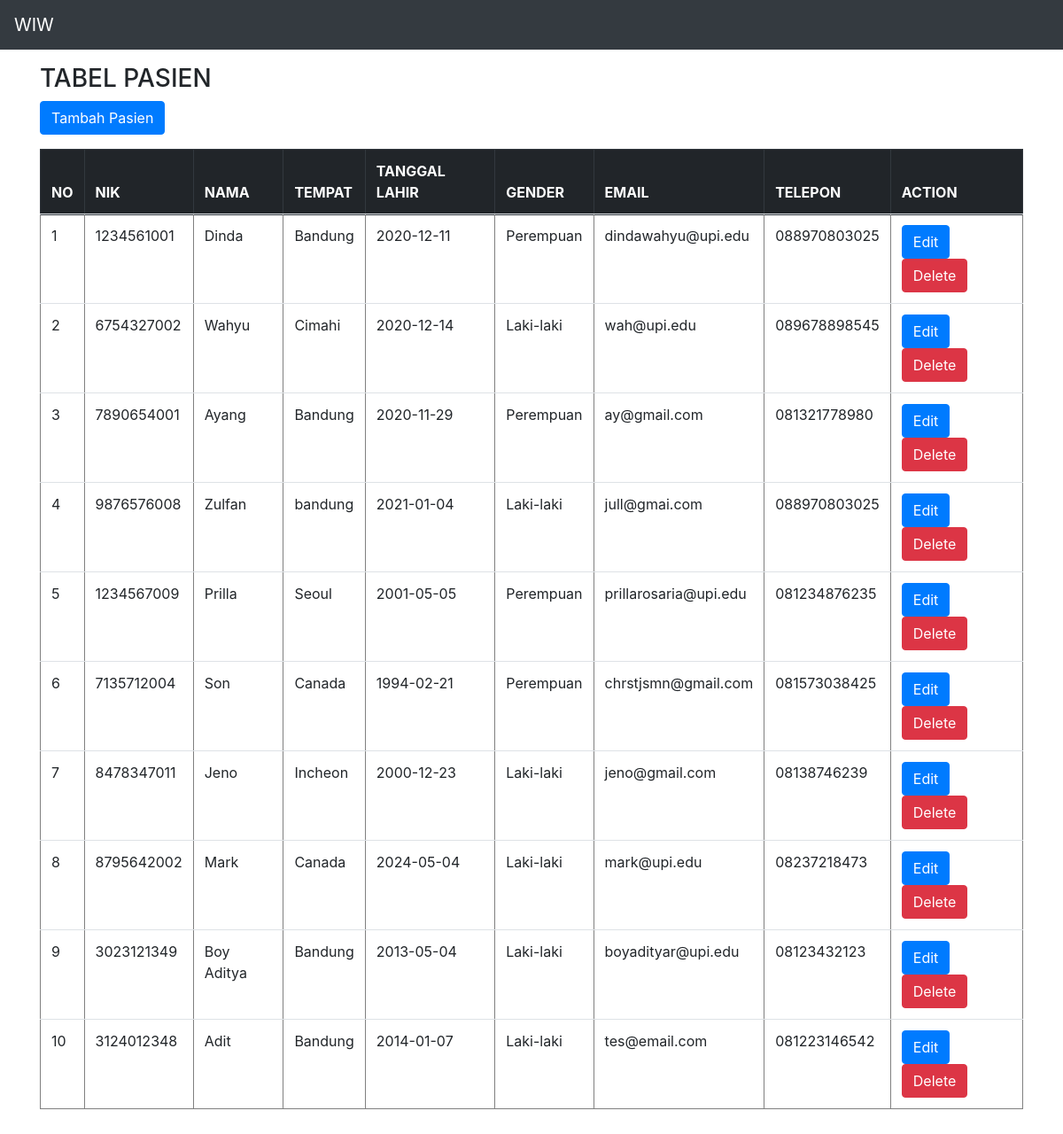
The app's page /source_code/index.php with its own data.
### tables this page shows
CREATE TABLE `pasien` (
  `id` int(11) NOT NULL,
  `nik` varchar(100) NOT NULL,
  `nama` varchar(100) NOT NULL,
  `tempat` varchar(100) NOT NULL,
  `tl` varchar(100) NOT NULL,
  `gender` varchar(10) NOT NULL,
  `email` varchar(100) NOT NULL,
  `telp` varchar(100) NOT NULL
);

### source_code/presenter/ProsesPasien.php (called while the page is built, shortened)
<?php
class ProsesPasien implements KontrakPresenter
{
	private $tabelpasien;
	private $data = [];
	function __construct()
	{
		try {
			$db_host = "localhost";
			$db_user = "root";
			$db_password = "";
			$db_name = "mvp_php";
			$this->tabelpasien = new TabelPasien($db_host, $db_user, $db_password, $db_name);
			$this->data = array();
		} catch (Exception $e) {
			echo "wiw error" . $e->getMessage();
		}
	}
	function prosesDataPasien()
	{
		try {
			$this->tabelpasien->open();
			$this->tabelpasien->getPasien();
			while ($row = $this->tabelpasien->getResult()) {
				$this->data[] = $row;
			}
		} catch (Exception $e) {
			echo "wiw error part 2" . $e->getMessage();
		}
	}
	function getId($i)
	{
		return $this->data[$i]['id'];
	}
	function getNik($i)
	{
		return $this->data[$i]['nik'];
	}
	function getNama($i)
	{
		return $this->data[$i]['nama'];
	}
	function getTempat($i)
	{
		return $this->data[$i]['tempat'];
	}
	function getTl($i)
	{
		return $this->data[$i]['tl'];
	}
	function getGender($i)
	{
		return $this->data[$i]['gender'];
	}
	function getEmail($i)
	{
		return $this->data[$i]['email'];
	}
	function getTelp($i)
	{
		return $this->data[$i]['telp'];
	}
	function getSize()
	{
		return sizeof($this->data);
	}
}

### source_code/index.php (called while the page is built, shortened)
<?php
include("model/Template.class.php");
include("model/DB.class.php");
include("view/ViewPasien.php");
$tp = new ViewPasien();
$data = $tp->index();

### source_code/model/DB.class.php (called while the page is built, shortened)
<?php
class DB
{
	var $db_host = '';
	var $db_user = '';
	var $db_password = '';
	var $db_name = '';
	var $db_link;
	function __construct($db_host = '', $db_user = '', $db_password = '', $db_name = '')
	{
		$this->db_host = $db_host;
		$this->db_user = $db_user;
		$this->db_password = $db_password;
		$this->db_name = $db_name;
	}
	function open()
	{
		$this->db_link = mysqli_connect($this->db_host, $this->db_user, $this->db_password, $this->db_name);
	}
	function execute($query = "")
	{
		$this->result = mysqli_query($this->db_link, $query);
		return $this->result;
	}
}

### source_code/model/TabelPasien.class.php (called while the page is built, shortened)
<?php
class TabelPasien extends DB
{
	function getPasien()
	{
		$query = "SELECT * FROM pasien";
		return $this->execute($query);
	}
}

### source_code/view/ViewPasien.php (the view, shortened to what this page needs)
<?php
include("presenter/ProsesPasien.php");
class ViewPasien implements KontrakView
{
	private $prosespasien;
	function __construct()
	{
		$this->prosespasien = new ProsesPasien();
	}
	function index()
	{
		$this->prosespasien->prosesDataPasien();
		$data = null;
		for ($i = 0; $i < $this->prosespasien->getSize(); $i++) {
			$no = $i + 1;
			$data .= "<tr>
			<td>" . $no . "</td>
			<td>" . $this->prosespasien->getNik($i) . "</td>
			<td>" . $this->prosespasien->getNama($i) . "</td>
			<td>" . $this->prosespasien->getTempat($i) . "</td>
			<td>" . $this->prosespasien->getTl($i) . "</td>
			<td>" . $this->prosespasien->getGender($i) . "</td>
			<td>" . $this->prosespasien->getEmail($i) . "</td>
			<td>" . $this->prosespasien->getTelp($i) . "</td>
			<td ><a class='btn btn-primary' href='edit.php?id=" . $this->prosespasien->getId($i) . "'>Edit</a>
			 	<a class='btn btn-danger'  href='delete.php?id=" . $this->prosespasien->getId($i) . "' onclick='return confirm(\"Apakah Anda yakin ingin menghapus pasien ini?\");'>Delete</a>
			</td>";
		}
	}
}

### source_code/model/Template.class.php (shortened to what this page needs)
<?php
class Template{
	var $content = '';
	function __construct($filename = ''){
		$this->content = implode('', @file($filename));
	}
	function clear(){
		$this->content = preg_replace("/DATA_[A-Z|_|0-9]+/", "", $this->content);
	}
	function write(){
		print $this->content;
	}
	function replace($old = '', $new = ''){
		if(is_int($new)){
			$value = sprintf("%d", $new);
		}elseif(is_float($new)){
			$value = sprintf("%f", $new);
		}elseif(is_array($new)){
			$value = '';
			foreach( $new as $item){
				$value .= $item. '';
			}
		}else{
			$value = $new;
		}
		$this->content = preg_replace("/$old/",  $value, $this->content);
	}
}

### records on screen
pasien: no "1", nik "1234561001", nama "Dinda", tempat "Bandung", tl "2020-12-11", gender "Perempuan", email "dindawahyu@upi.edu", telp "088970803025"
pasien: no "2", nik "6754327002", nama "Wahyu", tempat "Cimahi", tl "2020-12-14", gender "Laki-laki", email "wah@upi.edu", telp "089678898545"
pasien: no "3", nik "7890654001", nama "Ayang", tempat "Bandung", tl "2020-11-29", gender "Perempuan", email "ay@gmail.com", telp "081321778980"
pasien: no "4", nik "9876576008", nama "Zulfan", tempat "bandung", tl "2021-01-04", gender "Laki-laki", email "jull@gmai.com", telp "088970803025"
pasien: no "5", nik "1234567009", nama "Prilla", tempat "Seoul", tl "2001-05-05", gender "Perempuan", email "prillarosaria@upi.edu", telp "081234876235"
pasien: no "6", nik "7135712004", nama "Son", tempat "Canada", tl "1994-02-21", gender "Perempuan", email "chrstjsmn@gmail.com", telp "081573038425"
pasien: no "7", nik "8478347011", nama "Jeno", tempat "Incheon", tl "2000-12-23", gender "Laki-laki", email "jeno@gmail.com", telp "08138746239"
pasien: no "8", nik "8795642002", nama "Mark", tempat "Canada", tl "2024-05-04", gender "Laki-laki", email "mark@upi.edu", telp "08237218473"
pasien: no "9", nik "3023121349", nama "Boy Aditya", tempat "Bandung", tl "2013-05-04", gender "Laki-laki", email "boyadityar@upi.edu", telp "08123432123"
pasien: no "10", nik "3124012348", nama "Adit", tempat "Bandung", tl "2014-01-07", gender "Laki-laki", email "tes@email.com", telp "081223146542"

### other values on screen
$this->content "WIW TABEL PASIEN Tambah Pasien NO NIK NAMA TEMPAT TANGGAL LAHIR GENDER EMAIL TELEPON ACTION"
